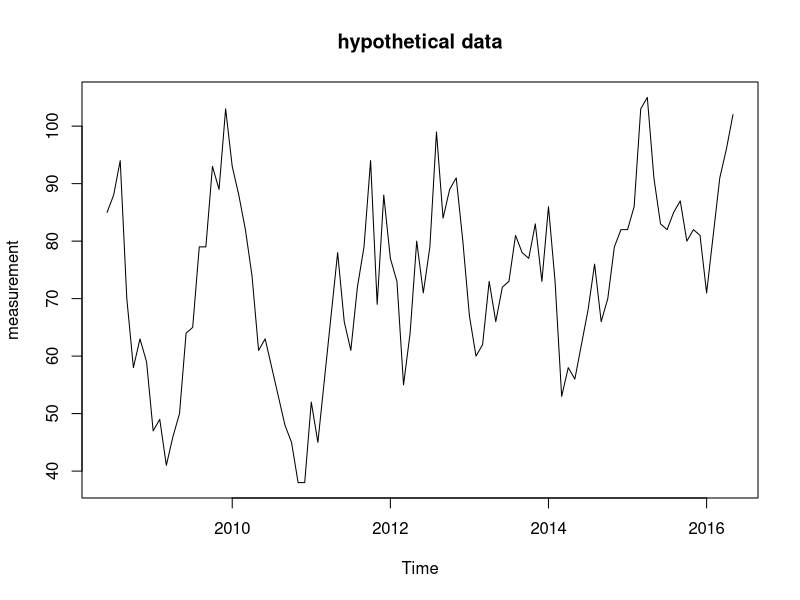
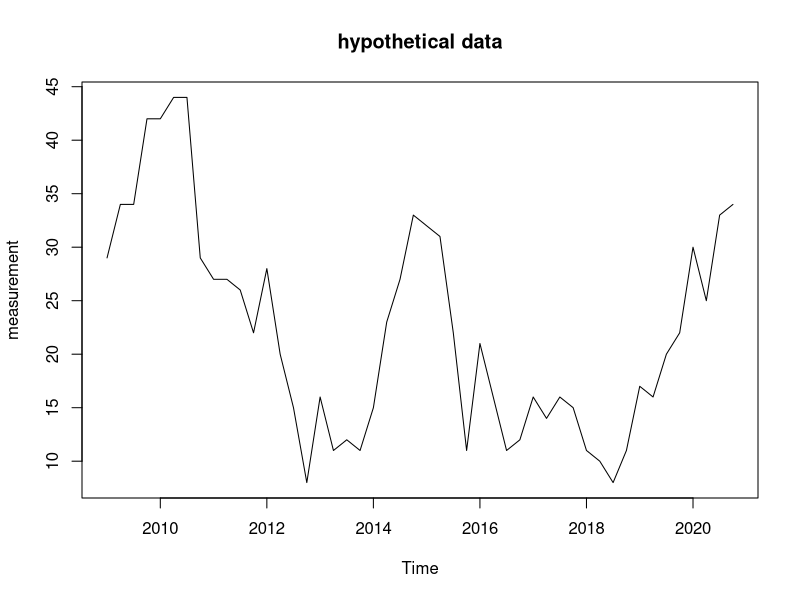
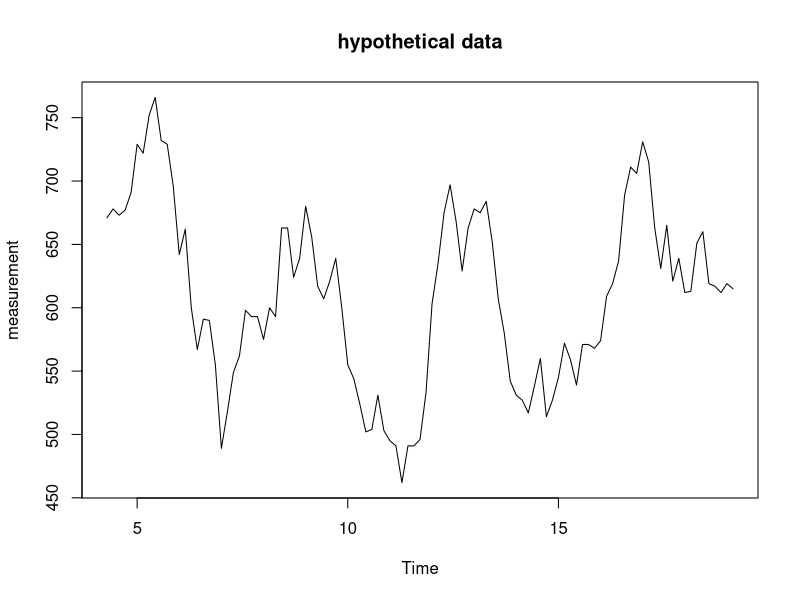
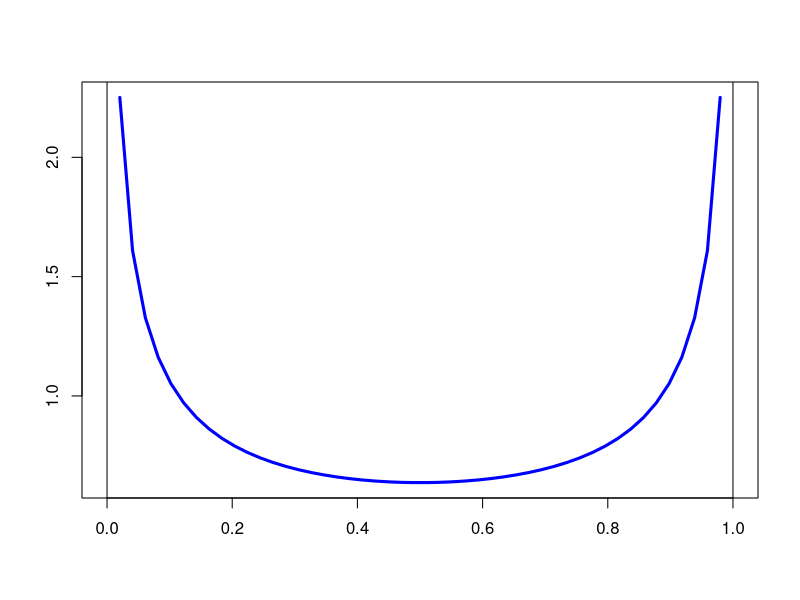
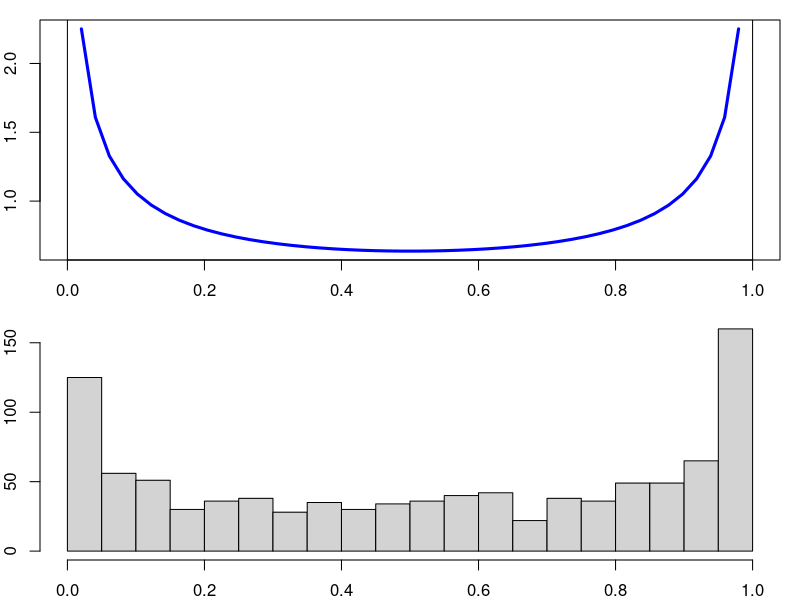
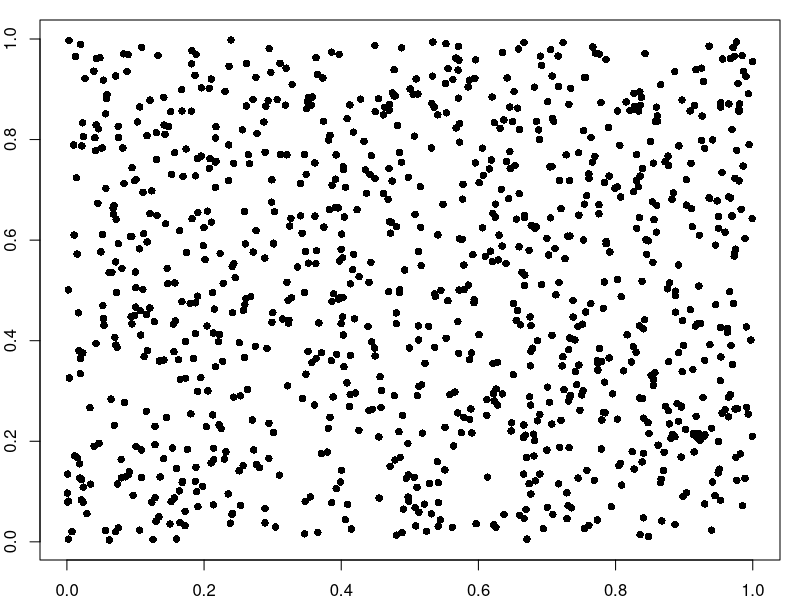
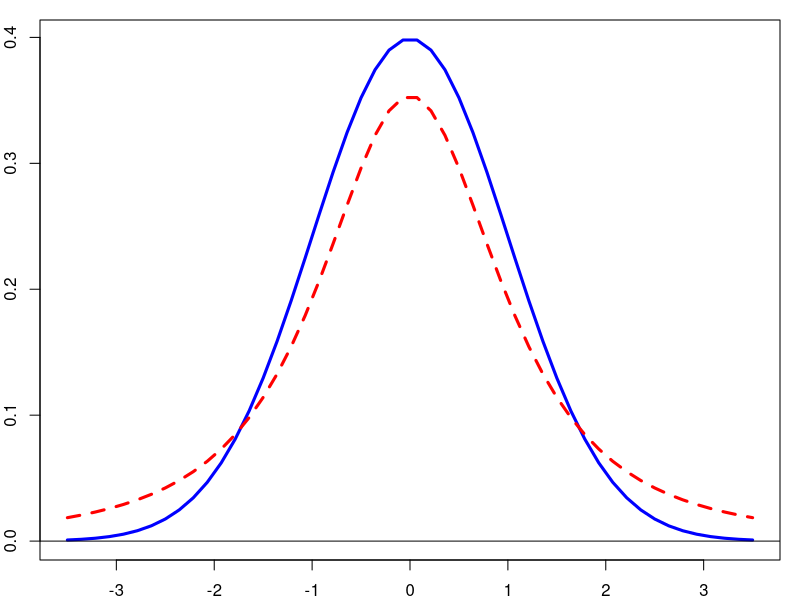
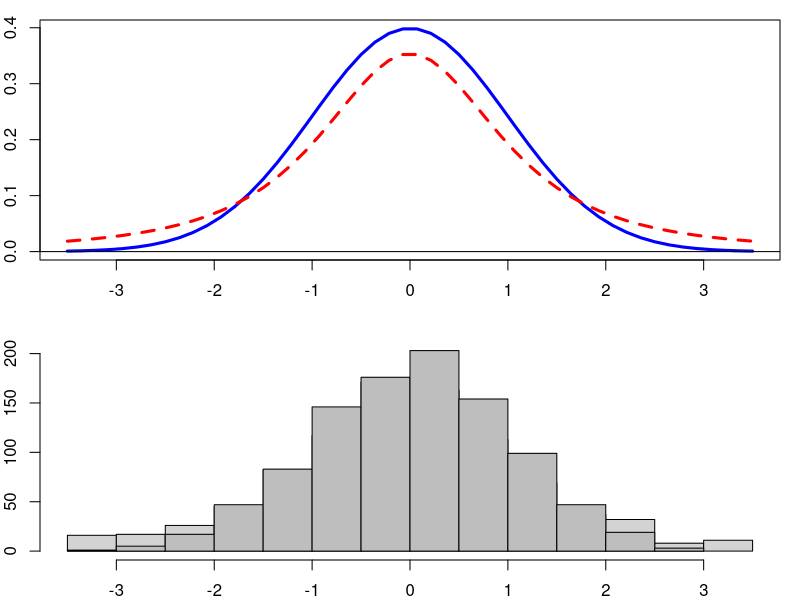

R code for these plots, in order:
# =================================================================================
# STAT 5170: Applied Time Series
# Numerical examples for part A of learning unit 1
# =================================================================================
#
# The aim of this set of examples is to familarize the student with R and introduce a number of programming techniques that will be used in later examples.
#
# =================================================================================
# Time series objects
# =================================================================================
#
# R includes a specialized format for time series data. As an example consider the following data set of n=96 time-ordered measurements from a hypothetical process.

x.data <- c(85, 88, 94, 70, 58, 63, 59, 47, 49, 41, 46, 50, 64, 65, 79, 79, 93, 89, 103, 93, 88, 82, 74, 61, 63, 58, 53, 48, 45, 38, 38, 52, 45, 56, 67, 78, 66, 61, 72, 79, 94, 69, 88, 77, 73, 55, 64, 80, 71, 79, 99, 84, 89, 91, 80, 67, 60, 62, 73, 66, 72, 73, 81, 78, 77, 83, 73, 86, 73, 53, 58, 56, 62, 68, 76, 66, 70, 79, 82, 82, 86, 103, 105, 91, 83, 82, 85, 87, 80, 82, 81, 71, 81, 91, 96, 102)

# The time series format is implemented by converting this sequence of measurements to a time series object. Its advantage is that is stores information about the starting times, ending times, and intervals assoicated with the sequence.

# Let us suppose the data sequence above is of monthly measurements over an eight year period starting in June 2006. The conversion to a time series object is implemented by the following commands

x.ts <- ts(data=x.data, frequency=12, start=c(2008, 6))

# The data may now quickly be displayed in a table organized for monthly data

x.ts

# Similarly, a nice plot of the data is easily generated using the specialized "ts.plot" function

ts.plot(x.ts, ylab="measurement", main="hypothetical data")

# Quarterly data are also especially compatible with R's time series functionality, as is demonstrated with the following hypothtical data set. 

x.data <- c(29, 34, 34, 42, 42, 44, 44, 29, 27, 27, 26, 22, 28, 20, 15, 8, 16, 11, 12, 11, 15, 23, 27, 33, 32, 31, 22, 11, 21, 16, 11, 12, 16, 14, 16, 15, 11, 10, 8, 11, 17, 16, 20, 22, 30, 25, 33, 34)

x.ts <- ts(data=x.data, frequency=4, start=c(2009, 1))

x.ts

ts.plot(x.ts, ylab="measurement", main="hypothetical data")

# Other time intervals may also be specified, but may not be translated to familiar labels in printed output. For example, daily data organized within weeks is not automatically organized into a table reflecting that format in printed output, nor are the usual names of days of the week generated.

x.data <- c(671, 678, 673, 677, 691, 729, 722, 752, 766, 732, 729, 696, 642, 662, 600, 567, 591, 590, 555, 489, 518, 549, 562, 598, 593, 593, 575, 600, 593, 663, 663, 624, 639, 680, 656, 617, 607, 621, 639, 600, 555, 544, 524, 502, 504, 531, 503, 495, 491, 462, 491, 491, 496, 533, 603, 635, 675, 697, 668, 629, 663, 678, 675, 684, 652, 607, 580, 542, 531, 527, 517, 538, 560, 514, 527, 545, 572, 559, 539, 571, 571, 568, 574, 609, 619, 637, 689, 711, 706, 731, 715, 663, 631, 665, 621, 639, 612, 613, 651, 660, 619, 617, 612, 619, 615)

x.ts <- ts(data=x.data, frequency=7, start=c(4, 3))

x.ts

# However, note that the time-value of the final data point is calculated within the specified organizing system. Also, the week is displayed as the basic unit in a time series plot. 

ts.plot(x.ts, ylab="measurement", main="hypothetical data")

# =================================================================================
# Generating random numbers
# =================================================================================
#
# Often this course we will use simulation to explore the properties of time-series models, or to implement statistical inference procedures. For this, it is helful to refamiliarize ourselves with a few interesting probability distributions, and learn how to work with them in R.

# ---------------------------------------------------------------------------------
# Beta distributions
# ---------------------------------------------------------------------------------

# Random variables that have a beta distribution fall within the unit interval. The graph of a beta density with parameters alpha=1/2 and beta=1/2 is generated as follows.  

alpha <- 1/2
beta <- 1/2
x.grid <- seq(from=0, to=1, length.out=50)
p.grid <- dbeta(x=x.grid, shape1=alpha, shape2=beta)

plot(x.grid, p.grid, type="l", lty=1, lwd=3, col="blue", xlab="", ylab="")
abline(h=0, lty=1, lwd=1)
abline(v=c(0,1), lty=1, lwd=1)

# The following code uses the "rbeta" function to simulate an independent and identically distributed sample of beta random variables with common parameters alpha=1/2 and beta=1/2.

n.samp <- 1000
x.samp <- numeric(length=n.samp)
for (i.samp in 1:n.samp) {
  x.val <- rbeta(n=1, shape1=alpha, shape2=beta)
  x.samp[i.samp] <- x.val
}

# A histogram of the similated data, displayed with the correspnding density, is generated as follows:

par(mfrow = c(2, 1))
par(mar=c(2.00, 2.00, 1.00, 1.00)) #bottom, left, top, and right
plot(x.grid, p.grid, type="l", lty=1, lwd=3, col="blue", xlab="", ylab="")
abline(v=c(0,1), lty=1, lwd=1)

hist(x.samp, breaks=20, xlab="", ylab="", main="")
par(mfrow = c(1, 1))

# Recall that a uniform distribution is just a beta distribution with parameters alpha=1 and beta=1. A uniform distribution in the unit square is understood as the distribution of pair of independent uniform random variables.

# The following code uses the "runif" function to simulate an independent and identically distributed sample of uniform bivariate random vectors on the square.

n.samp <- 1000
x.samp <- matrix(data=0, nrow=2, ncol=n.samp)
for (i.samp in 1:n.samp) {
  x.vect <- runif(n=2, min=0, max=1)
  x.samp[, i.samp] <- x.vect
}

# A plot of these data is generated as follows:

plot(x.samp[1,], x.samp[2,], pch=16, cex=1, xlab="", ylab="")

# ---------------------------------------------------------------------------------
# Normal distributions and t distributions
# ---------------------------------------------------------------------------------

# Recall that densities of the normal distributions and t distributions are bell shaped, but a t distribution has "thick tails." Overlaid example densities of each of these distributons are generated by the code below. Notice that the normal density is standard normal, and the t density has df=4 degrees of freedom.

x.min <- -3.5
x.max <- 3.5
x.grid <- seq(from=x.min, to=x.max, length.out=50)
z.grid <- dnorm(x=x.grid, mean=0, sd=1)
t.grid <- dt(x=x.grid, df=2)

plot(x.grid, z.grid, type="l", lty=1, lwd=3, col="blue", xlab="", ylab="")
lines(x.grid, t.grid, lty=2, lwd=3, col="red")
abline(h=0, lty=1, lwd=1)

# Simulated data from each distributions is generated by the following code, and displayed with the corresponding density plots as overlaid histograms.

n.samp <- 1000
z.samp <- numeric(length=n.samp)
t.samp <- numeric(length=n.samp)
for (i.samp in 1:n.samp) {
  z.val <- rnorm(n=1, mean=0, sd=1)
  t.val <- rt(n=1, df=2)
  z.samp[i.samp] <- z.val
  t.samp[i.samp] <- t.val
}

par(mfrow = c(2, 1))
par(mar=c(2.00, 2.00, 1.00, 1.00)) #bottom, left, top, and right
plot(x.grid, z.grid, type="l", lty=1, lwd=3, col="blue", xlab="", ylab="")
lines(x.grid, t.grid, lty=2, lwd=3, col="red")
abline(h=0, lty=1, lwd=1)

hist(t.samp[which((t.samp > x.min) & (t.samp < x.max))], breaks=20, ylim=c(0,225), xlab="", ylab="", main="")
hist(z.samp, breaks=20, col="grey", add=TRUE)
par(mfrow = c(1, 1))

# Consider the distribution of a bivariate normal random vector such that the entries are independent and each has standard normal distribution. Simulated bivariate random vectors from this distribution, when plotted, form a circular shape.

n.samp <- 1000
z.samp <- matrix(data=0, nrow=2, ncol=n.samp)
for (i.samp in 1:n.samp) {
  z.vect <- rnorm(n=2, mean=0, sd=1)
  z.samp[, i.samp] <- z.vect
}

plot(z.samp[1,], z.samp[2,], pch=16, cex=1, xlab="", ylab="")

# Eliptical shapes arise by linear transformation of the random vectors. To simulate a sample of bivariate normal random vectors from a normal distributon with mean mu.vect and covariance matrix Sig.mat, start by simulating pairs of independent standard normal random vectors and apply the following transformation:
#
# x.vect = mu.vect + Sig.sqrt %*% z.vect
#
# where Sig.sqrt is the matrix square-root of Sig.mat, and %*% is R's syntax for matrix multiplication. The matrix square-root, Sig.sqrt, of Sig.mat is defined as the matrix such that
#
# Sig.mat = Sig.sqrt %*% Sig.sqrt
#
# It may be calculated using the "sqrtm" function, which is included in the package called "expm", which must be loaded during the R session.

#install.packages("expm")
library(expm)

# The following code simulates a sample of bivariate normal random vectors from a distributon with respective means mu1=100 and mu2=50, respective standard deviations sig1=30 and sig2=10, and correlation rho=0.75.

mu1 <- 100
mu2 <- 50
sig1 <- 30
sig2 <- 10
rho <- 0.75

mu.vect <- c(mu1, mu2)
Sig.mat <- matrix(data=0, nrow=2, ncol=2)
Sig.mat[1,1] <- sig1^2
Sig.mat[1,2] <- rho*sig1*sig2
Sig.mat[2,1] <- Sig.mat[1,2]
Sig.mat[2,2] <- sig2^2

Sig.sqrt <- sqrtm(Sig.mat)

n.samp <- 1000
z.samp <- matrix(data=0, nrow=2, ncol=n.samp)
x.samp <- matrix(data=0, nrow=2, ncol=n.samp)
for (i.samp in 1:n.samp) {
  z.vect <- rnorm(n=2, mean=0, sd=1)
  z.samp[, i.samp] <- z.vect
  x.samp[, i.samp] <- mu.vect + Sig.sqrt %*% z.vect
}

par(mfrow = c(2, 2))
plot(z.samp[1,], z.samp[2,], pch=16, cex=1, xlab="", ylab="")
plot(x.samp[1,], x.samp[2,], pch=16, cex=1, xlab="", ylab="")
par(mfrow = c(1, 1))

# Note that summary statistics for means, standard deviations, and correlations calculated in the simulated data produce values near to the values specified.

print(paste("mu1=", sprintf("%4.2f", mu1), "; ybar1=", sprintf("%4.2f", mean(x.samp[1,])), sep=""))
print(paste("mu2=", sprintf("%4.2f", mu2), "; ybar2=", sprintf("%4.2f", mean(x.samp[2,])), sep=""))
print(paste("sig1=", sprintf("%4.2f", sig1), "; s1=", sprintf("%4.2f", sd(x.samp[1,])), sep=""))
print(paste("sig2=", sprintf("%4.2f", sig2), "; s2=", sprintf("%4.2f", sd(x.samp[2,])), sep=""))
print(paste("rho=", sprintf("%6.4f", rho), "; r=", sprintf("%6.4f", cor(x.samp[1,], x.samp[2,])), sep=""))

# ---------------------------------------------------------------------------------
# Chi-square distributions
# ---------------------------------------------------------------------------------

# A chi-square distribution is asymmetric with a long tail to the right. The following code produces a plot of a chi-square density with df=3 degrees of freedom together with a histogram of a sample of values simulated from that distribution.

df <- 3
x.min <- 0
x.max <- 8
x.grid <- seq(from=x.min, to=x.max, length.out=50)
p.grid <- dchisq(x=x.grid, df=df)

n.samp <- 1000
x.samp <- numeric(length=n.samp)
for (i.samp in 1:n.samp) {
  x.val <- rchisq(n=1, df=df)
  x.samp[i.samp] <- x.val
}

par(mfrow = c(2, 1))
par(mar=c(2.00, 2.00, 1.00, 1.00)) #bottom, left, top, and right
plot(x.grid, p.grid, type="l", lty=1, lwd=3, col="blue", xlab="", ylab="")
abline(v=0, lty=1, lwd=1)

hist(x.samp[which(x.samp < x.max)], breaks=20, xlab="", ylab="", main="")
par(mfrow = c(1, 1))

# A scaled inverse-chi-square distribution is defined as a transformation of the chi-square distributions. Specifically, if the random variable X has a chi-square distribution with df degrees of freedom, then, for a constant value lambda, the random variable
#
# Y = lambda / X
#
# has a scaled inverse-chi-square distribution with scale parameter lambda and df degrees of freedom.

# The density of a scaled inverse-chi-square distribution can be worked out using the transformation theorem. It is 
#
# p(y) = (0.5*lambda)^(0.5*df)*y^(-(0.5*df+1))*exp(-0.5*lambda/y)/gamma(0.5*df)
#
# However, this density formula is not needed to simulate a sample from the distribution. To simulate such a sample, just simulate values of the chi-square random variable and apply the transformation.

# The following code produces a plot of scaled inverse-chi-square density with scale parameter lambda=5 and df=3 degrees of freedom together with a sample histogram.

lambda <- 5
df <- 3
y.min <- 0
y.max <- 8
y.grid <- seq(from=y.min, to=y.max, length.out=50)
p.grid <- (0.5*lambda)^(0.5*df)*y.grid^(-(0.5*df+1))*exp(-0.5*lambda/y.grid)/gamma(0.5*df)

n.samp <- 1000
y.samp <- numeric(length=n.samp)
for (i.samp in 1:n.samp) {
  x.val <- rchisq(n=1, df=df)
  y.samp[i.samp] <- lambda / x.val
}

par(mfrow = c(2, 1))
par(mar=c(2.00, 2.00, 1.00, 1.00)) #bottom, left, top, and right
plot(y.grid, p.grid, type="l", lty=1, lwd=3, col="blue", xlab="", ylab="")
abline(h=0, lty=1, lwd=1)
abline(v=0, lty=1, lwd=1)

hist(y.samp[which(y.samp < y.max)], breaks=20, xlab="", ylab="", main="")
par(mfrow = c(1, 1))

# ---------------------------------------------------------------------------------
# Triangular distributions
# ---------------------------------------------------------------------------------

# A triangular distribution has a density of the type displayed in the plot produced by the following code.

plot(c(0, 0.5, 2), c(0, 1, 0), type="l", lty=1, lwd=3, col="blue", xlab="", ylab="")
abline(h=0, lty=1, lwd=1)
abline(v=0.5, lty=2, lwd=1)

# Observe that this density has a peak of p(x) = 1 located at x=0.5, away from which the density decreases linearly to zero at values x=0 and x=2.

# It may not be immediately clear how one would go about simulating a sample from this distribution. One approach is to apply a general numerical strategy called inverse-CDF sampling. This strategy assumes that an explicit formula for the inverse-CDF of the distribution is available. Recall that the inverse-CDF of a random variable X is the function ICDF(u) such that ICDF(u)=x if, and only if, CDF(x)=u, where CDF(x) = P[x <= X] is the cumulative distribution function of X.

# One can check that the density of the particular triangular distribution, above, has the formula
#
# p(x) = 2*x if 0 <= x < 0.5; and (2/3)*(2-x) if 0.5 <= x < 2.
#
# The corresponding cumulative distribution function has the formula
#
# CDF(x) = x^2 if 0 <= x < 0.5; and (4/3)*x*(1-0.25*x) - 1/3 if 0.5 <= x < 2.
#
# The corresponding inverse-CDF has the formula
#
# ICDF(u) = sqrt(u) if 0 <= u < 0.25; and 2 - sqrt(3*(1-u)) if 0.25 <= x < 1

# These functions are coded as user-defined functions in R as follows

tri.dens <- function(x) {
  if ((0 <= x) & (x < 0.5)) {
    val <- 2*x
  } else if ((0.5 <= x) & (x <= 2)) {
    val <- (2/3)*(2-x)
  } else {
    val <- NA
  }
  return(val)
}

tri.cdf <- function(x) {
  if ((0 <= x) & (x < 0.5)) {
    val <- x^2
  } else if ((0.5 <= x) & (x <= 2)) {
    val <- (4/3)*x*(1-0.25*x) - 1/3
  } else {
    val <- NA
  }
  return(val)
}

tri.invcdf <- function(u) {
  if ((0 <= u) & (u < 0.25)) {
    val <- sqrt(u)
  } else if ((0.25 <= u) & (u <= 1)) {
    val <- 2 - sqrt(3*(1-u))
  } else {
    val <- NA
  }
  return(val)
}

# Plots of the CDF and inverse-CDF are generated by the following code

n.val <- 50
x.grid <- seq(from=0, to=2, length.out=n.val)
u.grid <- seq(from=0, to=1, length.out=n.val)
cdf.grid <- numeric(length=n.val)
invcdf.grid <- numeric(length=n.val)
for (i.val in 1:n.val) {
  x.val <- x.grid[i.val]
  cdf.grid[i.val] <- tri.cdf(x.val)
  u.val <- u.grid[i.val]
  invcdf.grid[i.val] <- tri.invcdf(u.val)
}

par(mfrow = c(2, 2))
plot(x.grid, cdf.grid, type="l", lty=1, lwd=3, col="blue", xlab="", ylab="", main="CDF")
abline(h=c(0,1), lty=1, lwd=1)

plot(u.grid, invcdf.grid, type="l", lty=1, lwd=3, col="blue", xlab="", ylab="", main="inverse-CDF")
abline(v=c(0,1), lty=1, lwd=1)
par(mfrow = c(1, 1))

# To simulate a single random variable from this distribtuon, the first step is to simulate a random variable U from a uniform distribution on the unit interval; the second step is to evaluate X=ICDF(U), the inverse-CDF of the triangular distribution at the value U. It can be shown that the random variable X has the desired triangular distribution.

# The following code produces a histogram of a sample of values simulated from the triangular distribution, alongside a plot of the density.

n.val <- 49
x.grid <- seq(from=0, to=2, length.out=n.val)
p.grid <- numeric(length=n.val)
for (i.val in 1:n.val) {
  x.val <- x.grid[i.val]
  p.grid[i.val] <- tri.dens(x.val)
}

n.samp <- 1000
x.samp <- numeric(length=n.samp)
for (i.samp in 1:n.samp) {
  u.val <- runif(n=1, min=0, max=1)
  x.samp[i.samp] <- tri.invcdf(u.val)
}

par(mfrow = c(2, 1))
par(mar=c(2.00, 2.00, 1.00, 1.00)) #bottom, left, top, and right
plot(x.grid, p.grid, type="l", lty=1, lwd=3, col="blue", xlab="", ylab="")
abline(h=0, lty=1, lwd=1)
abline(v=0.5, lty=2, lwd=1)

hist(x.samp, breaks=20, xlab="", ylab="", main="")
par(mfrow = c(1, 1))

# In theory, the inverse-CDF strategy applies to any distribution, however complex. In practice, however, it may not always be possible to implement the strategy within the practical limitations of the context. The difficuly is that the inverse-CDF must be known completely, which means that it must be possible to determine the constant factor that makes the density integrate to one. This can sometimes be accomplished numerically, but in complex problems the inverse-CDF sampling strategy is sometimes infeasible.

# =================================================================================
# Dependent and identically distributed samples
# =================================================================================
#
# Students of statistics quickly become familiar with the concept of an independent and identically distributed sample of values, but when first exposed to concepts in time series analysis it may take some time to grasp the notion of dependent sample measurements that are nevertheless identically distributed.

# The following is a simple, toy example of a simulation that produces a random time series of dependent values.

# The steps to produce the sample are as follows:

# Step 1: Specify an even-numbered sample size, n, and simulate an independent and identically distributed size-n sample from some distribuion.

# Step 2: Find the pair of values that are closest to each other, randomly place them next to each other in the time series. 

# Step 3: Repeat Step 2 for the values that have not yet been placed in the time series, until there are no more values to place.

# The simulation is coded, below, as a user-defined function, taking as input the initial i.i.d. sample.

sim.did.samp <- function(iid.samp) {
  # ----- ----- subfunctions ----- -----
  find.close.pair <- function(in.seq) {
    n.val <- length(in.seq)
    if (n.val <= 2) {
      out.seq <- in.seq
    } else {
      min.dist <- Inf
      for (i.val in 1:(n.val-1)) {
        for (j.val in (i.val+1):n.val) {
          dist <- abs(in.seq[i.val] - in.seq[j.val])
          if (dist < min.dist) {
            min.dist <- dist
            pair.idx <- c(i.val, j.val)
          }
        }
      }
      out.seq <- in.seq[c(pair.idx, setdiff(1:n.val, pair.idx))]
    }
    return(out.seq)
  }
  # ----- ----- --- main --- ----- -----
  n <- length(iid.samp)
  halfn <- n/2
  did.samp <- numeric(length=n)
  pair.ord <- seq(from=1, to=n, by=2)[sample.int(n=halfn, size=halfn, replace=FALSE)]
  rem.samp <- iid.samp
  for (i.pair in 1:(halfn-1)) {
    new.samp <- find.close.pair(rem.samp)
    rem.samp <- new.samp[3:length(rem.samp)]
    did.samp[c(pair.ord[i.pair], pair.ord[i.pair]+1)] <- new.samp[1:2]
  }
  i.pair <- halfn
  did.samp[c(pair.ord[i.pair], pair.ord[i.pair]+1)] <- rem.samp
  return(did.samp)
}

# The following code generates plots of the initial i.i.d. sample and dependent sample. 

n <- 36
iid.samp <- rnorm(n=n, mean=0, sd=1)
iid.ts <- ts(data=iid.samp, frequency=2, start=c(1,1))
did.samp <- sim.did.samp(iid.samp)
did.ts <- ts(data=did.samp, frequency=2, start=c(1,1))

par(mfrow = c(2, 1))
par(mar=c(2.00, 2.00, 1.00, 1.00)) #bottom, left, top, and right
ts.plot(iid.ts, ylab="measurement", main="i.i.d. sample")
ts.plot(did.ts, ylab="measurement", main="d.i.d. sample")
par(mfrow = c(1, 1))

# Observe in the plot of the dependent sample that adjacent values tend to be similar, provided the time index of the first value in the pair is odd.

# This pattern indicates there is dependency within the sample values, which is understood through the sample's time ordering. It is an example of a characteristic called autocorrelation, meaning that the time series is correlated with itself.

# A summary statistic measuring this type of autocorrelation is calculated as follows.

odd.ac <- cor(did.samp[seq(from=1, to=n-1, by=2)], did.samp[seq(from=2, to=n, by=2)])
odd.ac

# Notice autocorrelation is much smaller and is often negative within adjacent values where the time index of the first value in the pair is even. In other words, the values within those pairs often tend to be very different.

even.ac <- cor(did.samp[seq(from=2, to=n-2, by=2)], did.samp[seq(from=3, to=n-1, by=2)])
even.ac

# Here, we see that the autocorrelation within adjacent values depends on the starting index of the pair. This is a more complex pattern of autocorrelation then arises in most of the time-series models that we will study in the course. Specifically, much of our attention will be focused on what are called stationary time series, where autocorrelation between value is only determined by the time distance between the values, leaving the time location of the values irrelevant.

# The two calculations of autocorrelation made above can be explored more extensively using simulated repeated sampling. Here, the entire time series is repeatedly re-simulated, and each time the autocorrelation statistics are recalculated on the newly simulated data, and stored for later examination. The resulting sequences of summary-statistic values are simulations of the statistics' sampling distributions, which can be examined to get a sense of the probabilistic properties of the algorithm that simulates this type of dependent time series.

# Simulated repeated sampling is implemented by the following code.

n.rep <- 10000
n <- 36
odd.ac.seq <- numeric(length=n.rep)
even.ac.seq <- numeric(length=n.rep)
for (i.rep in 1:n.rep) {
  iid.samp <- rnorm(n=n, mean=0, sd=1)
  did.samp <- sim.did.samp(iid.samp)
  odd.ac <- cor(did.samp[seq(from=1, to=n-1, by=2)], did.samp[seq(from=2, to=n, by=2)])
  even.ac <- cor(did.samp[seq(from=2, to=n-2, by=2)], did.samp[seq(from=3, to=n-1, by=2)])
  odd.ac.seq[i.rep] <- odd.ac
  even.ac.seq[i.rep] <- even.ac
}

# The code below generates histograms of the sampling distributions for the two autocorrelation statistics. 

par(mfrow = c(2, 1))
par(mar=c(2.00, 2.00, 1.00, 1.00)) #bottom, left, top, and right
hist(odd.ac.seq, xlim=c(-1,1), main="odd")
hist(even.ac.seq, xlim=c(-1,1), main="even")
par(mfrow = c(1, 1))

# We see that adjacent pairs with an odd first-entry tend to be strongly correlated in a positive direction.  Autocorrelations are much weaker within adjacent pairs with an odd first-entry. The following calculation produces an approximation to the probability that the latter autocorrelation is negative:

rel.freq <- length(which(even.ac.seq < 0)) / n.rep
rel.freq

# From this value we see that the odds are slightly better than even that this autocorrelation statistic would be negative.
